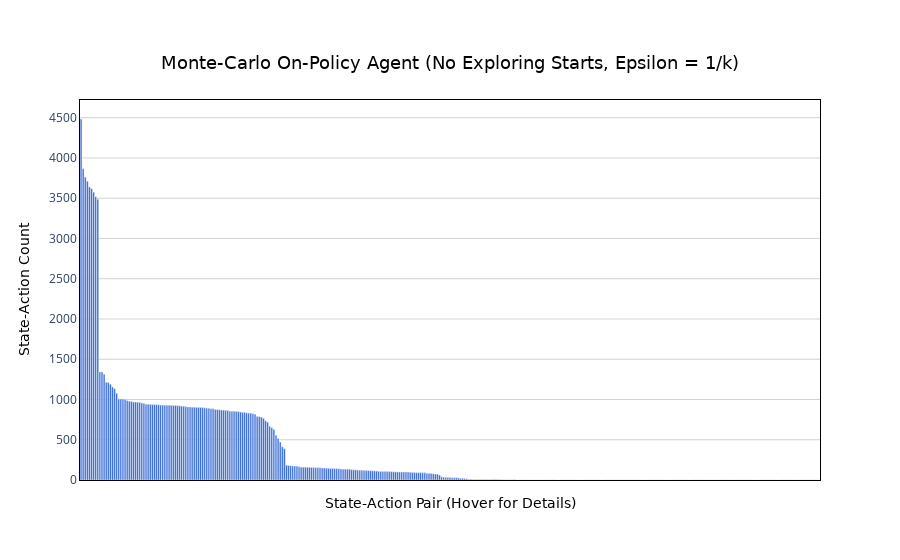

This figure's notebook cell:
### Code cell
plot_state_action_counts(mcop_agent_2.n_counter, "Monte-Carlo On-Policy Agent (No Exploring Starts, Epsilon = 1/k)")

### Figure 1 — Plotly figure (JSON) as saved in the notebook; plotly's stock layout.template omitted (floating-point values rounded to 4 significant figures; data arrays with more than 128 entries replaced by an {"elided": "..."} marker saying what was removed)
{"data": [{"hoverinfo": "text", "hoverlabel": {"bgcolor": "rgba(60, 60, 60, 0.85)", "bordercolor": "rgba(60, 60, 60, 0.85)", "font": {"color": "white", "family": "DejaVu Sans, Arial, sans-serif"}}, "hovertext": {"elided": "353 str values"}, "marker": {"color": "#245cd4"}, "type": "bar", "x": {"elided": "353 str values"}, "y": {"elided": "353 int values"}}], "layout": {"plot_bgcolor": "white", "title": {"font": {"color": "black", "family": "DejaVu Sans, Arial, sans-serif", "size": 18}, "text": "Monte-Carlo On-Policy Agent (No Exploring Starts, Epsilon = 1/k)", "x": 0.5, "xanchor": "center", "y": 0.9, "yanchor": "top"}, "xaxis": {"linecolor": "black", "linewidth": 1, "mirror": true, "showline": true, "tickmode": "array", "ticktext": [], "tickvals": [], "title": {"font": {"color": "black", "family": "DejaVu Sans, Arial, sans-serif", "size": 14}, "text": "State-Action Pair (Hover for Details)"}}, "yaxis": {"gridcolor": "lightgray", "gridwidth": 1, "linecolor": "black", "linewidth": 1, "mirror": true, "showgrid": true, "showline": true, "title": {"font": {"color": "black", "family": "DejaVu Sans, Arial, sans-serif", "size": 14}, "text": "State-Action Count"}}}}
